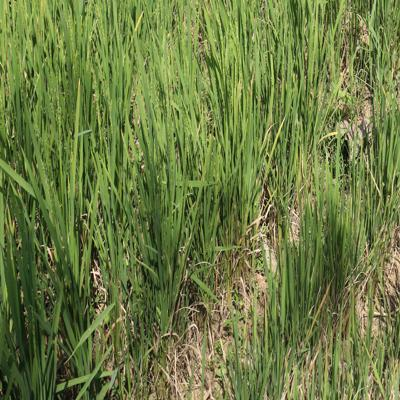
#> input picture Paddy Phase/Reproductive Phase/Reproductive (104).JPG, 400 x 400 px; its folder holds only this picture in this run
$ python model_for_color_identify_old.py
#> lines starting #> are read from the running program, lines starting #| are printed output that depends on the picture
import os
import cv2
import numpy as np
from sklearn.ensemble import RandomForestClassifier
from sklearn.model_selection import train_test_split
from sklearn.metrics import accuracy_score, classification_report
import joblib  # For saving the model

# Function to load images and labels
def load_images_and_labels(data_dir):
#> called with data_dir = 'Paddy Phase'
    labels = []
    features = []
    for label in os.listdir(data_dir):
        label_path = os.path.join(data_dir, label)
        if os.path.isdir(label_path):
            for img_name in os.listdir(label_path):
                img_path = os.path.join(label_path, img_name)
                # Read and resize the image
                image = cv2.imread(img_path)
#> image is the input picture: shape (400, 400, 3); mean B, G, R 67.6, 123.3, 108.5
                if image is not None:
                    image = cv2.resize(image, (128, 128))
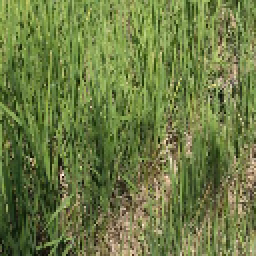
#> image: shape (128, 128, 3) (shown 2 times larger); mean B, G, R 67.4, 123.2, 108.3
                    features.append(extract_color_features(image))
#> in extract_color_features, `mean_colors = np.mean(image, axis=(0, 1))`: mean_colors = [67.42, 123.2, 108.3]
#> in extract_color_features, `std_colors = np.std(image, axis=(0, 1))`: std_colors = [30.57, 38, 38.88]
                    labels.append(label)
#> pass 2 of the loop in load_images_and_labels, `for label in os.listdir(data_dir):`:
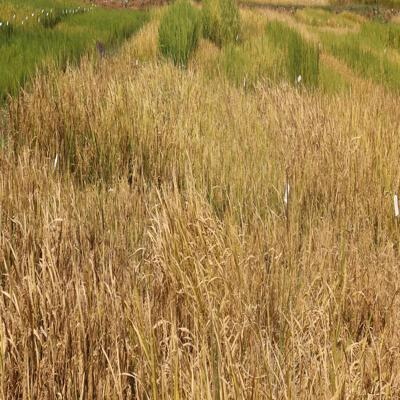
#> input picture Paddy Phase/Ripening Phase/Ripening (10).JPG, 400 x 400 px
#> in load_images_and_labels, image is the input picture: shape (400, 400, 3); mean B, G, R 72.8, 131.1, 163.6
#> in load_images_and_labels, `image = cv2.resize(image, (128, 128))`:
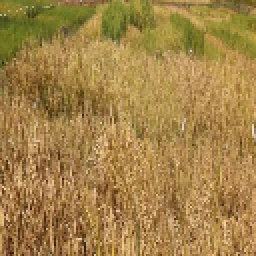
#> image: shape (128, 128, 3) (shown 2 times larger); mean B, G, R 72.5, 130.8, 163.3
    return np.array(features), np.array(labels)

# Function to extract color features
def extract_color_features(image):
    mean_colors = np.mean(image, axis=(0, 1))  # Mean of R, G, B
    std_colors = np.std(image, axis=(0, 1))   # Std dev of R, G, B
    return np.concatenate([mean_colors, std_colors])

# Load dataset
data_dir = "Paddy Phase"
features, labels = load_images_and_labels(data_dir)
#> features = [[67.42, 123.2, 108.3, 30.57, 38, 38.88], [72.54, 130.8, 163.3, 25.53, 26.64, 30.85]]

# Split dataset into train and test sets
X_train, X_test, y_train, y_test = train_test_split(features, labels, test_size=0.2, random_state=42)
#> X_train = [[67.42, 123.2, 108.3, 30.57, 38, 38.88]]; X_test = [[72.54, 130.8, 163.3, 25.53, 26.64, 30.85]]

# Train a RandomForestClassifier
model = RandomForestClassifier(n_estimators=100, random_state=42)
model.fit(X_train, y_train)

# Evaluate the model
y_pred = model.predict(X_test)
print("Accuracy:", accuracy_score(y_test, y_pred))
#| Accuracy: 0.0
print("Classification Report:\n", classification_report(y_test, y_pred))
#| Classification Report:
#|                      precision    recall  f1-score   support
#| Reproductive Phase       0.00      0.00      0.00       0.0
#|     Ripening Phase       0.00      0.00      0.00       1.0
#|           accuracy                           0.00       1.0
#|          macro avg       0.00      0.00      0.00       1.0
#|       weighted avg       0.00      0.00      0.00       1.0

# Save the trained model to a file
model_file = "paddy_phase_classifier.joblib"
joblib.dump(model, model_file)
print(f"Model saved to {model_file}")
